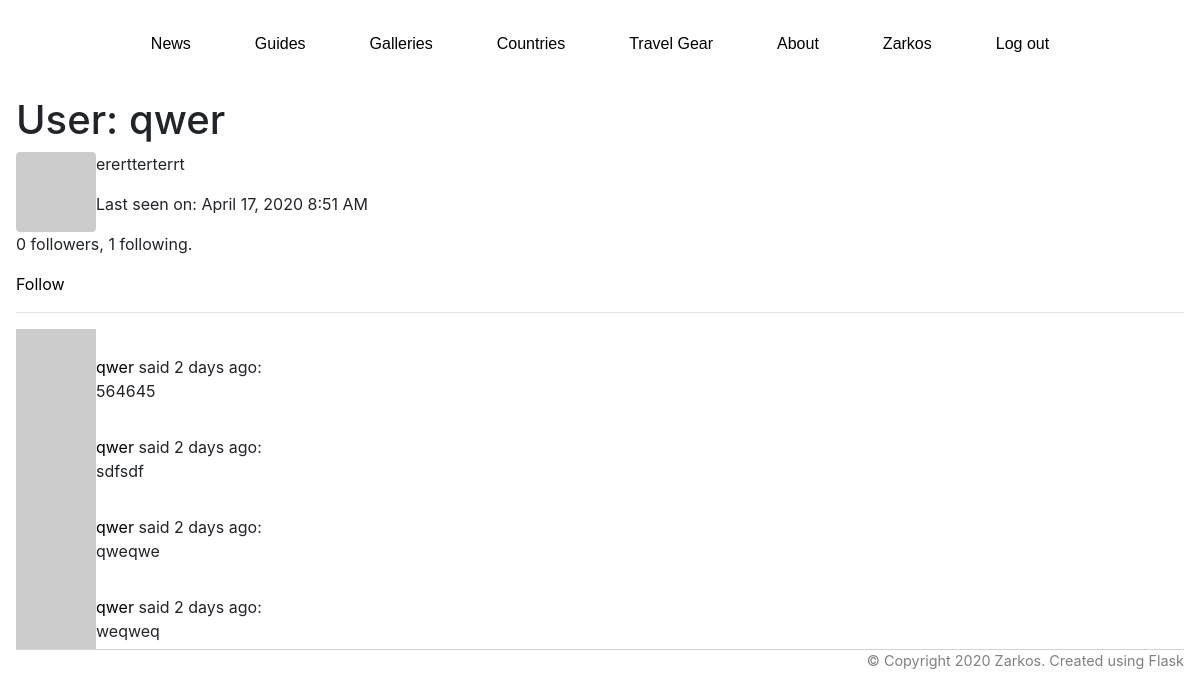
The page /user/qwer/ (signed in) on the database its author committed.
### seatravel/models.py (models this page shows, shortened)
class User(UserMixin, db.Model):
    id = db.Column(db.Integer, primary_key=True)
    username = db.Column(db.String(64), index=True, unique=True)
    email = db.Column(db.String(120), index=True, unique=True)
    password_hash = db.Column(db.String(128))
    posts = db.relationship('Post', backref='author', lazy='dynamic')
    about_me = db.Column(db.String(140))
    last_seen = db.Column(db.DateTime, default=datetime.utcnow)
    followed = db.relationship(
        'User', secondary=followers,
        primaryjoin=(followers.c.follower_id == id),
        secondaryjoin=(followers.c.followed_id == id),
        backref=db.backref('followers', lazy='dynamic'), lazy='dynamic')
    def avatar(self, size):
        digest = md5(self.email.lower().encode('utf-8')).hexdigest()
        return 'https://www.gravatar.com/avatar/{}?d=identicon&s={}'.format(
            digest, size)
    def is_following(self, user):
        return self.followed.filter(
            followers.c.followed_id == user.id).count() > 0

class Post(db.Model):
    id = db.Column(db.Integer, primary_key=True)
    body = db.Column(db.String(140))
    timestamp = db.Column(db.DateTime, index=True, default=datetime.utcnow)
    user_id = db.Column(db.Integer, db.ForeignKey('user.id'))
    language = db.Column(db.String(5))

### seatravel/main/routes.py (the view)
@bp.route('/user/<username>/')
@login_required
def user(username):
    user = User.query.filter_by(username=username).first_or_404()
    page = request.args.get('page', 1, type=int)
    posts = user.posts.order_by(Post.timestamp.desc()).paginate(
        page, current_app.config['POSTS_PER_PAGE'], False)
    next_url = url_for('main.user', username=user.username, page=posts.next_num) \
        if posts.has_next else None
    prev_url = url_for('main.user', username=user.username, page=posts.prev_num) \
        if posts.has_prev else None
    return render_template('user.html', user=user, posts=posts.items,
                           next_url=next_url, prev_url=prev_url)

### seatravel/main/routes.py (called while the page is built)
@bp.before_request
def before_request():
    if current_user.is_authenticated:
        current_user.last_seen = datetime.utcnow()
        db.session.commit()
    g.locale = str(get_locale())

### seatravel/models.py (called while the page is built)
@login.user_loader
def load_user(id):
    return User.query.get(int(id))

### seatravel/templates/user.html (shortened to what this page needs)
{% extends "base.html" %}
{% block content %}
        <div class="user-profile">
            <h1>User: {{ user.username }}</h1>
            <img class="rounded float-left" src="{{ user.avatar(128) }}">
            <div class="user-info">
                {% if user.about_me %}<p>{{ user.about_me }}</p>{% endif %}
                {% if user.last_seen %}<p>Last seen on: {{ moment(user.last_seen).format("LLL") }}</p>{% endif %}
                <p>{{ user.followers.count() }} followers, {{ user.followed.count() }} following.</p>
                {% if user == current_user %}
                <p><a href="{{ url_for('main.edit_profile') }}">Edit your profile</a></p>
                {% elif not current_user.is_following(user) %}
                <p><a href="{{ url_for('main.follow', username=user.username) }}">Follow</a></p>
                {% else %}
                <p><a href="{{ url_for('main.unfollow', username=user.username) }}">Unfollow</a></p>
                {% endif %}
            </div>
        </div>
    <hr>
    {% for post in posts %}
        {% include '_post.html' %}
    {% endfor %}
{% endblock content %}

### seatravel/templates/base.html (shortened to what this page needs)
<!DOCTYPE html>
<html lang="en">
<head>
    <link rel="stylesheet" href="{{ url_for('static', filename='reset.css') }}">
    <link rel="stylesheet" href="https://stackpath.bootstrapcdn.com/bootstrap/4.4.1/css/bootstrap.min.css">
    <link rel="stylesheet" href="{{ url_for('static', filename='main.css') }}">
</head>
<body>
    <header>
        <ul>
            <a href="{{ url_for('main.news') }}"><li>News</li></a>
            <a href="{{ url_for('main.guides') }}"><li>Guides</li></a>
            <a href="{{ url_for('main.galleries') }}"><li>Galleries</li></a>
            <a href="{{ url_for('main.countries') }}"><li>Countries</li></a>
            <a href="{{ url_for('main.gear') }}"><li>Travel Gear</li></a>
            <a href="{{ url_for('main.about_me') }}"><li>About</li></a>
            {% if current_user.is_anonymous %}
                <a href="{{ url_for('auth.login') }}"><li>Sign up</li></a>
            {% else %}
                <a href="{{ url_for('main.user', username=current_user.username) }}">
                    <li>{{ current_user.username }}</li>
                </a>
                <a href="{{ url_for('auth.logout') }}">
                    <li>Log out</li>
                </a>
            {% endif %}
        </ul>
    </header>
    <main>
        {% block content %}{% endblock %}
    </main>
    <footer>
        <div class='copy'>
            &copy; Copyright 2020 Zarkos. Created using Flask
        </div>
    </footer>
</body>
</html>

### seatravel/templates/_post.html (shortened to what this page needs)
<table>
    <tr valign="top">
        <td><img src="{{ post.author.avatar(36) }}"></td>
        <td><a href="{{ url_for('main.user', username=post.author.username) }}">
            {{ post.author.username }}
        </a>
        said {{ moment(post.timestamp).fromNow() }}:
        <br>
        <span id="post{{ post.id }}">{{ post.body }}</span>
        <br>
        </td>
    </tr>
</table>

### seatravel/static/main.css (style rules this page uses)
body { max-width: 1200px; margin: 0 auto; padding: 0rem 1rem; }
ul { display: flex; flex-direction: row; justify-content: center; }
li { list-style: none; display: inline-block; font-family: Arial, Helvetica, sans-serif; font-size: 1rem; padding: 2rem; box-sizing: border-box; max-height: 5rem; }
a { color: black; font-style: none; }
footer { color: grey; font-size: 0.9rem; border-top: 1px solid lightgray; display: flex; justify-content: flex-end; }

### rows shown on the page
User: username "Zarkos"
User: username "qwer", about_me "erertterterrt", last_seen "April 17, 2020 8:51 AM"
Post: author.username "qwer", timestamp "2 days ago", body "564645"
Post: author.username "qwer", timestamp "2 days ago", body "sdfsdf"
Post: author.username "qwer", timestamp "2 days ago", body "qweqwe"
Post: author.username "qwer", timestamp "2 days ago", body "weqweq"

### other values the page prints
{{ user.followers.count() }} "0"
{{ user.followed.count() }} "1"
